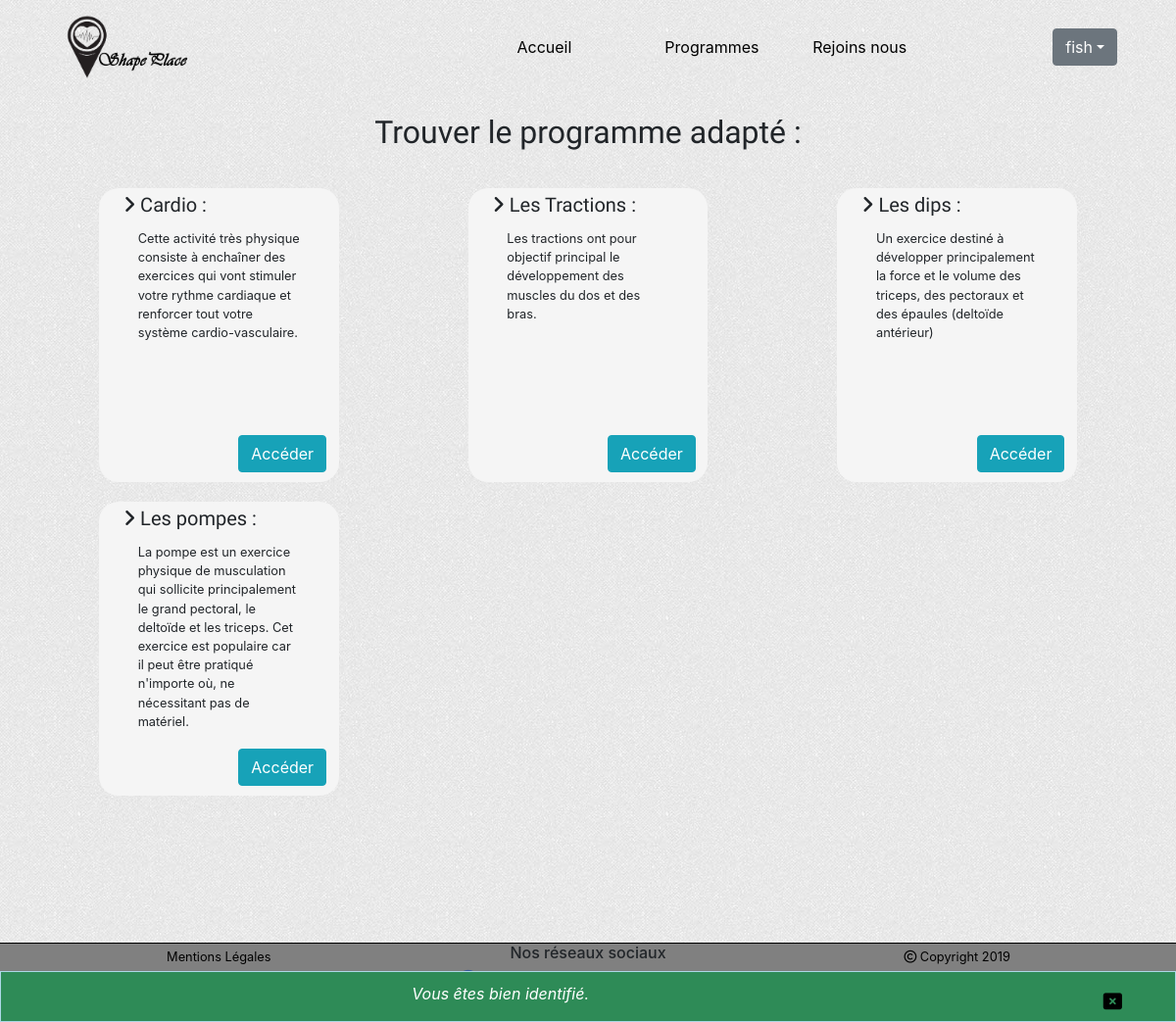
The app's page /index.php (signed in) with its own data.
### tables this page shows
CREATE TABLE IF NOT EXISTS `section` (
  `id` int(11) NOT NULL AUTO_INCREMENT,
  `name` varchar(255) NOT NULL,
  `extract` varchar(255) NOT NULL,
  `content` text NOT NULL,
  PRIMARY KEY (`id`)
);

### controller/frontend/ProgramController.php (called while the page is built, shortened)
<?php
require_once ('model/SectionManager.php');
Class ProgramController
{
	public function getSections()
	{
		$sectionManager = new Cornelissen\Shapeplace\Model\SectionManager();
		$sections = $sectionManager->getSections();
		require('view/frontend/listSection.php');
	}
}

### model/SectionManager.php (called while the page is built, shortened)
<?php
Class SectionManager extends Manager
{
	public function getSections()
	{
		$db = $this->dbConnect();
		$sections = $db->query('SELECT * FROM section ORDER BY ID');
		return $sections;
	}
}

### view/frontend/listSection.php (the view, shortened to what this page needs)
<div class="row">
	<div class="offset-lg-2 col-lg-8">
		<h2 class="mainTitleSection"> Trouver le programme adapté :</h2>
	</div>
</div>
<div class="row">
	<?php
	while ($section = $sections->fetch())
	{
	?>
		<div class="col-lg-4 Section">
			<div class="row">
				<div class="offset-lg-2 col-lg-8 cadreSection">
					<div class="row">
						<div class="offset-lg-1">
							<h5 class="titleSection"><i class="fas fa-angle-right"></i> <?= $section['name']?> :</h5>
						</div>
					</div>
					<div class="row">
						<div class="offset-lg-1 col-lg-10">
							<p class="extractSection"><?=$section['extract']?></p>
						</div>
					</div>
					<div class="row btnSection">
						<div class="offset-lg-6 col-lg-5 boutonSection">
							<a href="index.php?action=list&amp;id=<?=$section['id']?>" class="btn btn-info">Accéder</a>
						</div>
					</div>
				</div>
			</div>
		</div>
	<?php
	}
	?>
</div>
<?php
require('template.php');
?>

### public/css/style.css (style rules this page uses)
body { background: url('../images/light_toast.png'); }
.mainTitleSection { padding : 20px 0 20px 0; text-align: center; font-family: 'Mansalva', cursive; }
.cadreSection { background: whitesmoke; border-radius: 20px; height: 300px; margin: 10px 0 10px 0; }
.titleSection { padding : 5px 0 5px 0; font-family: 'Mansalva', cursive; }
.extractSection { font-size : 0.8em; }
.btnSection { position: absolute; bottom: 10px; width: 100%; text-align: center; }

### records on screen
section: name "Cardio", extract "Cette activité très physique consiste à enchaîner des exercices qui vont stimuler votre rythme cardiaque et renforcer tout votre système cardio-vasculaire."
section: name "Les Tractions", extract "Les tractions ont pour objectif principal le développement des muscles du dos et des bras."
section: name "Les dips", extract "Un exercice destiné à développer principalement la force et le volume des triceps, des pectoraux et des épaules (deltoïde antérieur)"
section: name "Les pompes", extract "La pompe est un exercice physique de musculation qui sollicite principalement le grand pectoral, le deltoïde et les triceps. Cet exercice est populaire car il peut être pratiqué n'importe où, ne nécessitant pas de matériel."

### other values on screen
$_SESSION['pseudo'] "fish"
$_SESSION['success'] "Vous êtes bien identifié."
